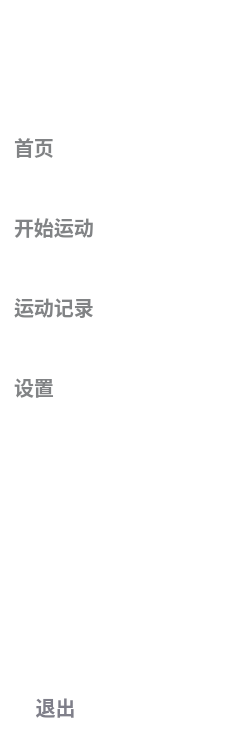
     <widget class="QWidget" name="widget" native="true">
      <property name="maximumSize">
       <size>
        <width>230</width>
        <height>16777215</height>
       </size>
      </property>
      <property name="styleSheet">
       <string notr="true">/*background-color: rgb(248,248,248);*/
background-color: rgb(255, 255, 255);
border-radius:20px;
</string>
      </property>
      <layout class="QVBoxLayout" name="verticalLayout">
       <item>
        <widget class="QWidget" name="widget_2" native="true">
         <property name="styleSheet">
          <string notr="true"/>
         </property>
         <layout class="QHBoxLayout" name="horizontalLayout_2" stretch="3,7">
          <item>
           <widget class="QLabel" name="label">
            <property name="minimumSize">
             <size>
              <width>50</width>
              <height>50</height>
             </size>
            </property>
            <property name="maximumSize">
             <size>
              <width>50</width>
              <height>50</height>
             </size>
            </property>
            <property name="styleSheet">
             <string notr="true">border-image: url(:/window/icons/user_index.svg);</string>
            </property>
            <property name="text">
             <string/>
            </property>
           </widget>
          </item>
          <item>
           <widget class="QLabel" name="nickname_Label">
            <property name="font">
             <font>
              <pointsize>15</pointsize>
              <bold>true</bold>
             </font>
            </property>
            <property name="styleSheet">
             <string notr="true"/>
            </property>
            <property name="text">
             <string/>
            </property>
            <property name="alignment">
             <set>Qt::AlignLeading|Qt::AlignLeft|Qt::AlignVCenter</set>
            </property>
           </widget>
          </item>
         </layout>
        </widget>
       </item>
       <item>
        <widget class="QListWidget" name="pageListWidget">
         <property name="minimumSize">
          <size>
           <width>0</width>
           <height>340</height>
          </size>
         </property>
         <property name="styleSheet">
          <string notr="true">QListWidget {
	qproperty-iconSize: 25px 25px;
     color: Black;
	padding-top:20px;
}

QListWidget::Item{
	color: rgb(129, 131, 133);
	height: 75px;
	border-top-left-radius:10px;
	border-bottom-left-radius:10px;
	margin-top:5px;
}

QListWidget::Item:hover {
	background-color: rgb(237, 244, 255);
    border-right: 5px solid rgb(60, 133, 242);
	padding-left:10px;
}

QListWidget::Item:selected {
    background-color: rgb(237, 244, 255);
    border-right: 5px solid rgb(60, 133, 242);
	color:rgb(60, 133, 242);
	padding-left:10px;
}</string>
         </property>
         <property name="verticalScrollBarPolicy">
          <enum>Qt::ScrollBarAsNeeded</enum>
         </property>
         <property name="uniformItemSizes">
          <bool>true</bool>
         </property>
         <item>
          <property name="text">
           <string>首页</string>
          </property>
          <property name="font">
           <font>
            <pointsize>15</pointsize>
            <bold>true</bold>
           </font>
          </property>
          <property name="icon">
           <iconset resource="index_window_res.qrc">
            <normaloff>:/window/icons/home.svg</normaloff>:/window/icons/home.svg</iconset>
          </property>
         </item>
         <item>
          <property name="text">
           <string>开始运动</string>
          </property>
          <property name="font">
           <font>
            <pointsize>15</pointsize>
            <bold>true</bold>
           </font>
          </property>
          <property name="icon">
           <iconset resource="index_window_res.qrc">
            <normaloff>:/window/icons/yl.svg</normaloff>:/window/icons/yl.svg</iconset>
          </property>
         </item>
         <item>
          <property name="text">
           <string>运动记录</string>
          </property>
          <property name="font">
           <font>
            <pointsize>15</pointsize>
            <bold>true</bold>
           </font>
          </property>
          <property name="icon">
           <iconset resource="index_window_res.qrc">
            <normaloff>:/window/icons/history.svg</normaloff>:/window/icons/history.svg</iconset>
          </property>
         </item>
         <item>
          <property name="text">
           <string>设置</string>
          </property>
          <property name="font">
           <font>
            <pointsize>15</pointsize>
            <bold>true</bold>
           </font>
          </property>
          <property name="icon">
           <iconset resource="index_window_res.qrc">
            <normaloff>:/window/icons/settings.svg</normaloff>:/window/icons/settings.svg</iconset>
          </property>
         </item>
        </widget>
       </item>
       <item>
        <spacer name="verticalSpacer">
         <property name="orientation">
          <enum>Qt::Vertical</enum>
         </property>
         <property name="sizeHint" stdset="0">
          <size>
           <width>20</width>
           <height>246</height>
          </size>
         </property>
        </spacer>
       </item>
       <item>
        <widget class="QWidget" name="widget_4" native="true">
         <property name="styleSheet">
          <string notr="true"/>
         </property>
         <layout class="QGridLayout" name="gridLayout">
          <property name="leftMargin">
           <number>0</number>
          </property>
          <property name="topMargin">
           <number>0</number>
          </property>
          <property name="rightMargin">
           <number>0</number>
          </property>
          <property name="bottomMargin">
           <number>0</number>
          </property>
          <property name="spacing">
           <number>0</number>
          </property>
          <item row="0" column="0">
           <widget class="QPushButton" name="exitButton">
            <property name="sizePolicy">
             <sizepolicy hsizetype="Minimum" vsizetype="Fixed">
              <horstretch>0</horstretch>
              <verstretch>0</verstretch>
             </sizepolicy>
            </property>
            <property name="minimumSize">
             <size>
              <width>30</width>
              <height>60</height>
             </size>
            </property>
            <property name="maximumSize">
             <size>
              <width>190</width>
              <height>60</height>
             </size>
            </property>
            <property name="font">
             <font>
              <pointsize>15</pointsize>
              <bold>true</bold>
             </font>
            </property>
            <property name="layoutDirection">
             <enum>Qt::LeftToRight</enum>
            </property>
            <property name="styleSheet">
             <string notr="true">QPushButton{
	color: rgb(127,127,138);
	text-align: left;
	padding-left:10px;
	border-radius:0;
	border-top-left-radius:10px;
	border-bottom-left-radius:10px;
}

QPushButton:hover{
	background-color: rgb(255, 205, 210);
	border-right: 5px solid rgb(244, 67, 54);
	color: rgb(244, 67, 54);
	padding-left:20px;
}
</string>
            </property>
            <property name="text">
             <string> 退出</string>
            </property>
            <property name="icon">
             <iconset resource="index_window_res.qrc">
              <normaloff>:/window/icons/exit_gray.svg</normaloff>:/window/icons/exit_gray.svg</iconset>
            </property>
            <property name="iconSize">
             <size>
              <width>20</width>
              <height>20</height>
             </size>
            </property>
            <property name="checkable">
             <bool>false</bool>
            </property>
            <property name="checked">
             <bool>false</bool>
            </property>
           </widget>
          </item>
         </layout>
        </widget>
       </item>
      </layout>
      <zorder>widget_4</zorder>
      <zorder>pageListWidget</zorder>
      <zorder>widget_2</zorder>
      <zorder>verticalSpacer</zorder>
     </widget>
